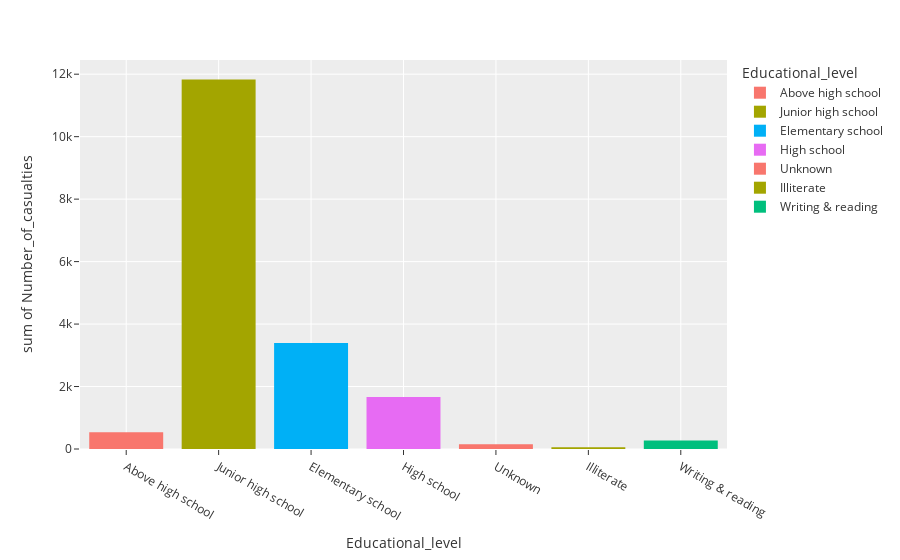

The cell this chart's notebook holds for it:
### Code cell
px.pie(data, data['Sex_of_driver'], data['Number_of_casualties'], template='ggplot2',hole=0.5)
px.violin(data,data['Road_surface_type'], data['Number_of_casualties'],color='Accident_severity',template='ggplot2')
px.pie(data,data['Accident_severity'],data['Number_of_casualties'],color='Accident_severity',template='ggplot2',hole=0.5)
px.pie(data,data['Cause_of_accident'],data['Number_of_casualties'],color='Cause_of_accident',template='ggplot2',hole=0.35)
px.histogram(data,data['Day_of_week'],data['Number_of_casualties'],color='Day_of_week',template='ggplot2')
px.histogram(data,data['Educational_level'],data['Number_of_casualties'],color='Educational_level',template='ggplot2')

### Figure 1 — Plotly figure (JSON) as saved in the notebook; plotly's stock layout.template omitted (floating-point values rounded to 4 significant figures; data arrays with more than 128 entries replaced by an {"elided": "..."} marker saying what was removed)
{"data": [{"alignmentgroup": "True", "bingroup": "x", "histfunc": "sum", "hovertemplate": "Educational_level=%{x}<br>sum of Number_of_casualties=%{y}<extra></extra>", "legendgroup": "Above high school", "marker": {"color": "#F8766D", "pattern": {"shape": ""}}, "name": "Above high school", "offsetgroup": "Above high school", "orientation": "v", "showlegend": true, "x": {"elided": "362 str values"}, "xaxis": "x", "y": {"elided": "362 int values"}, "yaxis": "y", "type": "histogram"}, {"alignmentgroup": "True", "bingroup": "x", "histfunc": "sum", "hovertemplate": "Educational_level=%{x}<br>sum of Number_of_casualties=%{y}<extra></extra>", "legendgroup": "Junior high school", "marker": {"color": "#A3A500", "pattern": {"shape": ""}}, "name": "Junior high school", "offsetgroup": "Junior high school", "orientation": "v", "showlegend": true, "x": {"elided": "7619 str values"}, "xaxis": "x", "y": {"elided": "7619 int values"}, "yaxis": "y", "type": "histogram"}, {"alignmentgroup": "True", "bingroup": "x", "histfunc": "sum", "hovertemplate": "Educational_level=%{x}<br>sum of Number_of_casualties=%{y}<extra></extra>", "legendgroup": "Elementary school", "marker": {"color": "#00B0F6", "pattern": {"shape": ""}}, "name": "Elementary school", "offsetgroup": "Elementary school", "orientation": "v", "showlegend": true, "x": {"elided": "2163 str values"}, "xaxis": "x", "y": {"elided": "2163 int values"}, "yaxis": "y", "type": "histogram"}, {"alignmentgroup": "True", "bingroup": "x", "histfunc": "sum", "hovertemplate": "Educational_level=%{x}<br>sum of Number_of_casualties=%{y}<extra></extra>", "legendgroup": "High school", "marker": {"color": "#E76BF3", "pattern": {"shape": ""}}, "name": "High school", "offsetgroup": "High school", "orientation": "v", "showlegend": true, "x": {"elided": "1110 str values"}, "xaxis": "x", "y": {"elided": "1110 int values"}, "yaxis": "y", "type": "histogram"}, {"alignmentgroup": "True", "bingroup": "x", "histfunc": "sum", "hovertemplate": "Educational_level=%{x}<br>sum of Number_of_casualties=%{y}<extra></extra>", "legendgroup": "Unknown", "marker": {"color": "#F8766D", "pattern": {"shape": ""}}, "name": "Unknown", "offsetgroup": "Unknown", "orientation": "v", "showlegend": true, "x": ["Unknown", "Unknown", "Unknown", "Unknown", "Unknown", "Unknown", "Unknown", "Unknown", "Unknown", "Unknown", "Unknown", "Unknown", "Unknown", "Unknown", "Unknown", "Unknown", "Unknown", "Unknown", "Unknown", "Unknown", "Unknown", "Unknown", "Unknown", "Unknown", "Unknown", "Unknown", "Unknown", "Unknown", "Unknown", "Unknown", "Unknown", "Unknown", "Unknown", "Unknown", "Unknown", "Unknown", "Unknown", "Unknown", "Unknown", "Unknown", "Unknown", "Unknown", "Unknown", "Unknown", "Unknown", "Unknown", "Unknown", "Unknown", "Unknown", "Unknown", "Unknown", "Unknown", "Unknown", "Unknown", "Unknown", "Unknown", "Unknown", "Unknown", "Unknown", "Unknown", "Unknown", "Unknown", "Unknown", "Unknown", "Unknown", "Unknown", "Unknown", "Unknown", "Unknown", "Unknown", "Unknown", "Unknown", "Unknown", "Unknown", "Unknown", "Unknown", "Unknown", "Unknown", "Unknown", "Unknown", "Unknown", "Unknown", "Unknown", "Unknown", "Unknown", "Unknown", "Unknown", "Unknown", "Unknown", "Unknown", "Unknown", "Unknown", "Unknown", "Unknown", "Unknown", "Unknown", "Unknown", "Unknown", "Unknown", "Unknown"], "xaxis": "x", "y": [1, 1, 1, 3, 4, 1, 5, 5, 1, 1, 1, 1, 1, 1, 1, 1, 1, 1, 1, 1, 1, 1, 1, 1, 1, 2, 2, 1, 1, 1, 2, 2, 1, 1, 3, 1, 2, 1, 1, 1, 2, 2, 1, 1, 1, 1, 3, 3, 1, 1, 1, 1, 2, 2, 2, 2, 1, 1, 4, 1, 3, 2, 1, 1, 1, 1, 5, 3, 1, 1, 2, 1, 2, 1, 3, 1, 1, 1, 1, 1, 3, 1, 1, 1, 1, 2, 1, 1, 1, 1, 1, 2, 1, 1, 1, 2, 2, 3, 1, 1], "yaxis": "y", "type": "histogram"}, {"alignmentgroup": "True", "bingroup": "x", "histfunc": "sum", "hovertemplate": "Educational_level=%{x}<br>sum of Number_of_casualties=%{y}<extra></extra>", "legendgroup": "Illiterate", "marker": {"color": "#A3A500", "pattern": {"shape": ""}}, "name": "Illiterate", "offsetgroup": "Illiterate", "orientation": "v", "showlegend": true, "x": ["Illiterate", "Illiterate", "Illiterate", "Illiterate", "Illiterate", "Illiterate", "Illiterate", "Illiterate", "Illiterate", "Illiterate", "Illiterate", "Illiterate", "Illiterate", "Illiterate", "Illiterate", "Illiterate", "Illiterate", "Illiterate", "Illiterate", "Illiterate", "Illiterate", "Illiterate", "Illiterate", "Illiterate", "Illiterate", "Illiterate", "Illiterate", "Illiterate", "Illiterate", "Illiterate", "Illiterate", "Illiterate", "Illiterate", "Illiterate", "Illiterate", "Illiterate", "Illiterate", "Illiterate", "Illiterate", "Illiterate", "Illiterate", "Illiterate", "Illiterate", "Illiterate", "Illiterate"], "xaxis": "x", "y": [2, 2, 4, 1, 1, 1, 1, 2, 1, 1, 1, 1, 1, 1, 1, 2, 1, 2, 4, 2, 1, 1, 2, 2, 1, 1, 1, 1, 1, 2, 1, 1, 1, 1, 1, 1, 1, 1, 1, 1, 1, 1, 1, 1, 1], "yaxis": "y", "type": "histogram"}, {"alignmentgroup": "True", "bingroup": "x", "histfunc": "sum", "hovertemplate": "Educational_level=%{x}<br>sum of Number_of_casualties=%{y}<extra></extra>", "legendgroup": "Writing & reading", "marker": {"color": "#00BF7D", "pattern": {"shape": ""}}, "name": "Writing & reading", "offsetgroup": "Writing & reading", "orientation": "v", "showlegend": true, "x": {"elided": "176 str values"}, "xaxis": "x", "y": {"elided": "176 int values"}, "yaxis": "y", "type": "histogram"}], "layout": {"xaxis": {"anchor": "y", "domain": [0, 1], "title": {"text": "Educational_level"}, "categoryorder": "array", "categoryarray": ["Above high school", "Junior high school", null, "Elementary school", "High school", "Unknown", "Illiterate", "Writing & reading"]}, "yaxis": {"anchor": "x", "domain": [0, 1], "title": {"text": "sum of Number_of_casualties"}}, "legend": {"title": {"text": "Educational_level"}, "tracegroupgap": 0}, "margin": {"t": 60}, "barmode": "relative"}}
